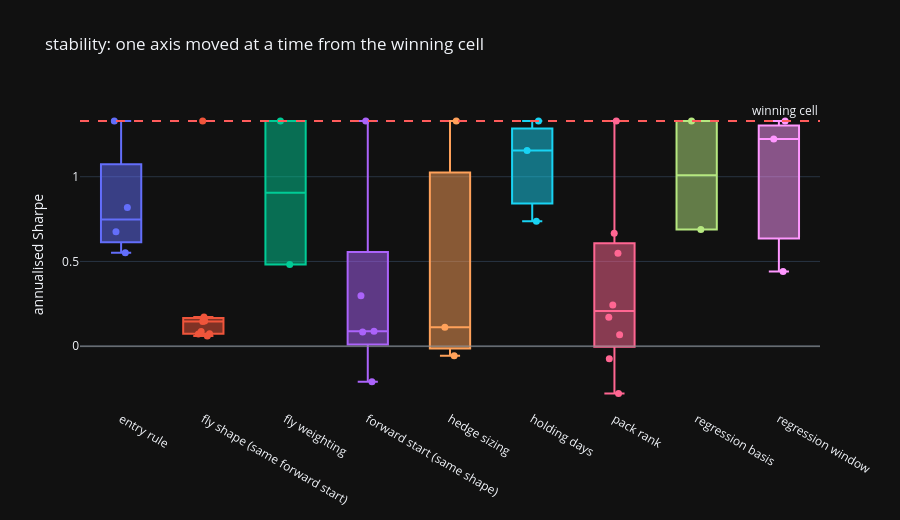

The notebook cell saved with this chart:
### Markdown cell above
## 7. Stability — the neighbourhood, not the cell

A cell whose Sharpe collapses when the fly shape, the forward start, the
regression window or the pack rank moves one notch is a fitted artefact. The
neighbourhood is re-simulated around the winner on each axis separately.

### Code cell
WIN = SCORED.iloc[0]
WIN_CFG = cfg_from_row(WIN)
print("winning cell:", WIN_CFG.key())

_nb = []
_win_spec = SPECS[WIN_CFG.fly_id]
_neighbourhoods = {
    "fly shape (same forward start)": ("fly_id", [
        (f"{sh}" if _win_spec.forward_start_y <= 0 else
         f"{sh}@{int(_win_spec.forward_start_y)}Y") for sh in CFG.shapes]),
    "forward start (same shape)": ("fly_id", [
        (_win_spec.shape if f <= 0 else f"{_win_spec.shape}@{int(f)}Y")
        for f in CFG.forward_starts]),
    "pack rank": ("pack_rank", list(CFG.ranks)),
    "regression window": ("regression_window", list(CFG.regression_windows)),
    "holding days": ("holding_days", list(CFG.holding_days_axis)),
    "regression basis": ("regression_basis", list(CFG.regression_bases)),
    "fly weighting": ("fly_weighting", ["regression", "dv01_neutral"]),
    "hedge sizing": ("hedge_sizing", ["regression_beta", "dv01_ratio", "unhedged"]),
    "entry rule": ("entry_rule", list(CFG.entry_rules)),
}
for _name, (_field, _vals) in _neighbourhoods.items():
    for _v in _vals:
        try:
            _c = dataclasses.replace(WIN_CFG, **{_field: _v})
            _r = simulate_cell(INP, _c)
        except Exception as _e:                                   # noqa: BLE001
            _nb.append({"axis": _name, "value": _v, "error": type(_e).__name__})
            continue
        _nb.append({"axis": _name, "value": str(_v), "n_epochs": _r.metrics["n_epochs"],
                    "sharpe": _r.metrics["sharpe"],
                    "total_pnl": _r.metrics["total_pnl"],
                    "VR": _r.metrics["variance_reduction"],
                    "hedge_r2": _r.metrics["hedge_r2"],
                    "pnl_cost_2x": _r.metrics["pnl_cost_2x"],
                    "is_winner": (_v == getattr(WIN_CFG, _field))})
NB = pd.DataFrame(_nb)
display(NB.round(3).to_string(index=False))

_stab = NB.dropna(subset=["sharpe"]).groupby("axis").agg(
    n=("sharpe", "size"), median_sharpe=("sharpe", "median"),
    min_sharpe=("sharpe", "min"), max_sharpe=("sharpe", "max"),
    frac_positive=("sharpe", lambda s: float((s > 0).mean())))
print("\nSharpe across each neighbourhood (the winner is one point in each row):")
display(_stab.round(3))

fig = go.Figure()
for _ax_name, _g in NB.dropna(subset=["sharpe"]).groupby("axis"):
    fig.add_trace(go.Box(y=_g["sharpe"], name=_ax_name, boxpoints="all",
                         jitter=0.4, pointpos=0, marker=dict(size=7)))
fig.add_hline(y=float(WIN["sharpe"]), line=dict(color="#ff5c5c", dash="dash"),
              annotation_text="winning cell")
fig.add_hline(y=0.0, line=dict(color="#888", width=1))
fig.update_layout(template="plotly_dark", height=520, showlegend=False,
                  yaxis_title="annualised Sharpe",
                  title="stability: one axis moved at a time from the winning cell")
fig.show()

### Figure 1 — Plotly figure (JSON) as saved in the notebook; plotly's stock layout.template omitted (floating-point values rounded to 4 significant figures)
{"data": [{"boxpoints": "all", "jitter": 0.4, "marker": {"size": 7}, "name": "entry rule", "pointpos": 0, "type": "box", "y": [0.6759, 1.329, 0.5514, 0.8187]}, {"boxpoints": "all", "jitter": 0.4, "marker": {"size": 7}, "name": "fly shape (same forward start)", "pointpos": 0, "type": "box", "y": [1.329, 0.05961, 0.1487, 0.07331, 0.1727, 0.07216, 0.1457, 0.1638, 0.08607]}, {"boxpoints": "all", "jitter": 0.4, "marker": {"size": 7}, "name": "fly weighting", "pointpos": 0, "type": "box", "y": [1.329, 0.4816]}, {"boxpoints": "all", "jitter": 0.4, "marker": {"size": 7}, "name": "forward start (same shape)", "pointpos": 0, "type": "box", "y": [1.329, -0.2094, 0.08786, 0.2975, 0.08367]}, {"boxpoints": "all", "jitter": 0.4, "marker": {"size": 7}, "name": "hedge sizing", "pointpos": 0, "type": "box", "y": [1.329, -0.05648, 0.1119]}, {"boxpoints": "all", "jitter": 0.4, "marker": {"size": 7}, "name": "holding days", "pointpos": 0, "type": "box", "y": [0.7372, 1.329, 1.154]}, {"boxpoints": "all", "jitter": 0.4, "marker": {"size": 7}, "name": "pack rank", "pointpos": 0, "type": "box", "y": [-0.07366, -0.2795, 0.1703, 0.06762, 0.549, 0.2436, 1.329, 0.6668]}, {"boxpoints": "all", "jitter": 0.4, "marker": {"size": 7}, "name": "regression basis", "pointpos": 0, "type": "box", "y": [0.6879, 1.329]}, {"boxpoints": "all", "jitter": 0.4, "marker": {"size": 7}, "name": "regression window", "pointpos": 0, "type": "box", "y": [1.329, 1.222, 0.4404]}], "layout": {"annotations": [{"showarrow": false, "text": "winning cell", "x": 1, "xanchor": "right", "xref": "x domain", "y": 1.329, "yanchor": "bottom", "yref": "y"}], "height": 520, "shapes": [{"line": {"color": "#ff5c5c", "dash": "dash"}, "type": "line", "x0": 0, "x1": 1, "xref": "x domain", "y0": 1.329, "y1": 1.329, "yref": "y"}, {"line": {"color": "#888", "width": 1}, "type": "line", "x0": 0, "x1": 1, "xref": "x domain", "y0": 0.0, "y1": 0.0, "yref": "y"}], "showlegend": false, "title": {"text": "stability: one axis moved at a time from the winning cell"}, "yaxis": {"title": {"text": "annualised Sharpe"}}}}
